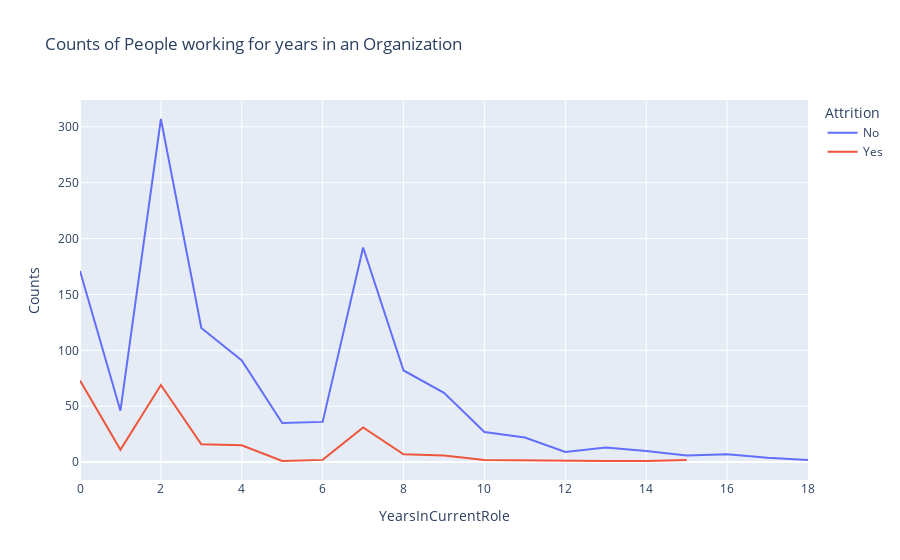

This figure's notebook cell:
### Code cell
years_in_current_role=df.groupby(['YearsInCurrentRole','Attrition']).apply(lambda x:x['DailyRate'].count()).reset_index(name='Counts')
px.line(years_in_current_role,x='YearsInCurrentRole',y='Counts',color='Attrition',title='Counts of People working for years in an Organization')

### Figure 1 — Plotly figure (JSON) as saved in the notebook; plotly's stock layout.template omitted (floating-point values rounded to 4 significant figures)
{"data": [{"hovertemplate": "Attrition=No<br>YearsInCurrentRole=%{x}<br>Counts=%{y}<extra></extra>", "legendgroup": "No", "line": {"color": "#636efa", "dash": "solid"}, "marker": {"symbol": "circle"}, "mode": "lines", "name": "No", "orientation": "v", "showlegend": true, "type": "scatter", "x": [0, 1, 2, 3, 4, 5, 6, 7, 8, 9, 10, 11, 12, 13, 14, 15, 16, 17, 18], "xaxis": "x", "y": [171, 46, 307, 120, 91, 35, 36, 192, 82, 62, 27, 22, 9, 13, 10, 6, 7, 4, 2], "yaxis": "y"}, {"hovertemplate": "Attrition=Yes<br>YearsInCurrentRole=%{x}<br>Counts=%{y}<extra></extra>", "legendgroup": "Yes", "line": {"color": "#EF553B", "dash": "solid"}, "marker": {"symbol": "circle"}, "mode": "lines", "name": "Yes", "orientation": "v", "showlegend": true, "type": "scatter", "x": [0, 1, 2, 3, 4, 5, 6, 7, 8, 9, 10, 12, 13, 14, 15], "xaxis": "x", "y": [73, 11, 69, 16, 15, 1, 2, 31, 7, 6, 2, 1, 1, 1, 2], "yaxis": "y"}], "layout": {"legend": {"title": {"text": "Attrition"}, "tracegroupgap": 0}, "title": {"text": "Counts of People working for years in an Organization"}, "xaxis": {"anchor": "y", "domain": [0, 1], "title": {"text": "YearsInCurrentRole"}}, "yaxis": {"anchor": "x", "domain": [0, 1], "title": {"text": "Counts"}}}}
